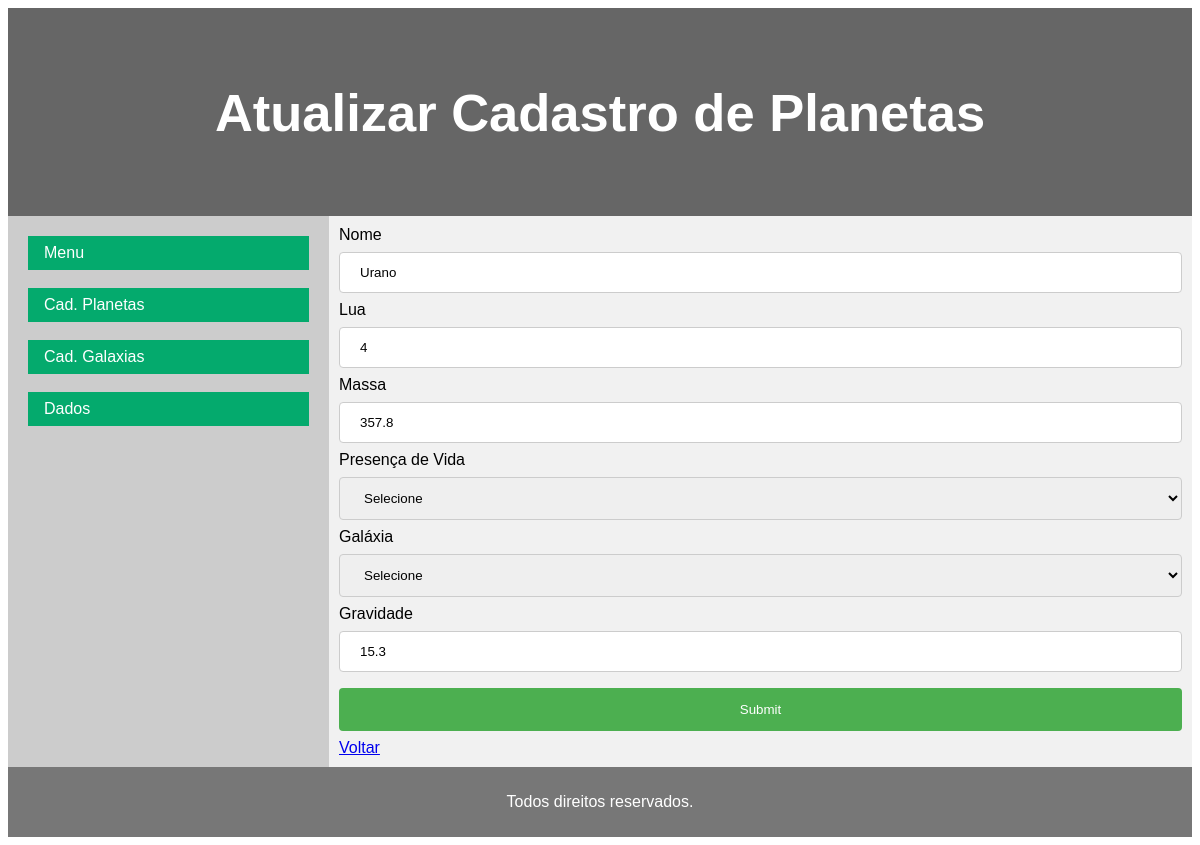
Page /cadPlaneta.php?id=21 (signed in) on the committed database.
### tables this page shows
CREATE TABLE `planeta` (
  `id` int(11) NOT NULL,
  `nome` varchar(100) NOT NULL,
  `lua` int(2) NOT NULL,
  `massa` varchar(100) NOT NULL,
  `presenca_vida` varchar(100) NOT NULL,
  `id_galaxia` int(11) NOT NULL,
  `gravidade` varchar(5) NOT NULL
);

### cadPlaneta.php (the view, shortened to what this page needs)
<?php
    require 'bd/conectaBD.php';
	 $conn = new mysqli($servername, $username, $password, $database);
	 $nome = "";
	 $lua = "";
	 $massa = "";
	 $gal = "";
	 $gravidade = "";
	if(isset($_GET['id'])){
		$id = $_GET['id'];
		$sql = "SELECT nome, lua, massa, presenca_vida, gravidade FROM planeta WHERE id = $id";
		$res = mysqli_query($conn, $sql);
		$row = mysqli_fetch_assoc($res);
		$nome = $row['nome'];
		$lua = $row['lua'];
		$massa = $row['massa'];
		$gravidade = $row['gravidade'];
	 }
?>
<!DOCTYPE html>
<html>
	<head>
		<link href="css/estilo.css" rel="stylesheet">
	</head>
	<body>
		<?php
			if(isset($_GET['id'])){
					echo ("<header>
				<h2>Atualizar Cadastro de Planetas</h2>
				</header>");
				} else {
					echo ("<header>
				<h2>Cadastro de Planetas</h2>
				</header>");
				}
		?>
		<section>
		  <nav>
			<ul id="menu">
				<li><a href="menu.php" class="active">Menu</a></li>
                <br>
				<li><a href="cadPlaneta.php" class="active">Cad. Planetas</a></li>
                <br>
                <li><a href="cadGalaxia.php" class="active">Cad. Galaxias</a></li>
				<br>
                <li><a href="listaDados.php" class="active">Dados</a></li>
			</ul>
		  </nav>
		  <article>
			<form action="gravaPlaneta.php" method="post">
				<label for="nome">Nome</label>
				<input type="text" name="nome" value="<?php echo $nome; ?>" pattern="[a-zA-Z\u00C0-\u00FF ]{2,100}$" title="Nome entre 2 e 100 letras." required/>
				<label for="lua">Lua</label>
				<input type="text" name="lua" value="<?php echo $lua; ?>" pattern="[0-9]+([,.][0-9]+)?" title="Indique um número!" required/>
				<label for="massa">Massa</label>
				<input type="text" name="massa" value="<?php echo $massa; ?>" pattern="[0-9]+([,.][0-9]+)?" title="Indique um número!" required/>
				<label for="presenca_vida">Presença de Vida</label>
				<select name="presenca_vida" required>
					<option value="">Selecione</option>
				</select>
				<label>Galáxia</label>
				<select name="galaxia" id="galaxia" value="<?php echo $gal; ?>" required>
					<option value="">Selecione</option>
				</select>
                <label for="gravidade">Gravidade</label>
				<input type="text" name="gravidade" value="<?php echo $gravidade; ?>" pattern="[0-9]+([,.][0-9]+)?" title="Indique um número!" required/>
				<input type="submit">
			</form>
			<a href="menu.php">Voltar</a>
		  </article>
		</section>
		<footer>
		  <p>Todos direitos reservados.</p>
		</footer>
	</body>
</html>

### css/estilo.css (style rules this page uses)
* { box-sizing: border-box; }
body { font-family: Arial, Helvetica, sans-serif; }
header { background-color: #666; padding: 30px; text-align: center; font-size: 35px; color: white; }
section { display: -webkit-flex; display: flex; }
nav { -webkit-flex: 1; -ms-flex: 1; flex: 1; background: #ccc; padding: 20px; }
nav ul { list-style-type: none; padding: 0; }
article { -webkit-flex: 3; -ms-flex: 3; flex: 3; background-color: #f1f1f1; padding: 10px; }
footer { background-color: #777; padding: 10px; text-align: center; color: white; }
ul#menu { list-style-type: none; margin: 0; padding: 0; }
ul#menu li a { display: block; color: #000; padding: 8px 16px; text-decoration: none; }
ul#menu li a.active { background-color: #04AA6D; color: white; }
input[type=text], input[type=date], input[type=password], select, textarea { width: 100%; padding: 12px 20px; margin: 8px 0; display: inline-block; border: 1px solid #ccc; border-radius: 4px; box-sizing: border-box; }
input[type=submit] { width: 100%; background-color: #4CAF50; color: white; padding: 14px 20px; margin: 8px 0; border: none; border-radius: 4px; cursor: pointer; }

### rows in the picture
planeta: nome "Urano", lua "4", massa "357.8", gravidade "15.3"
